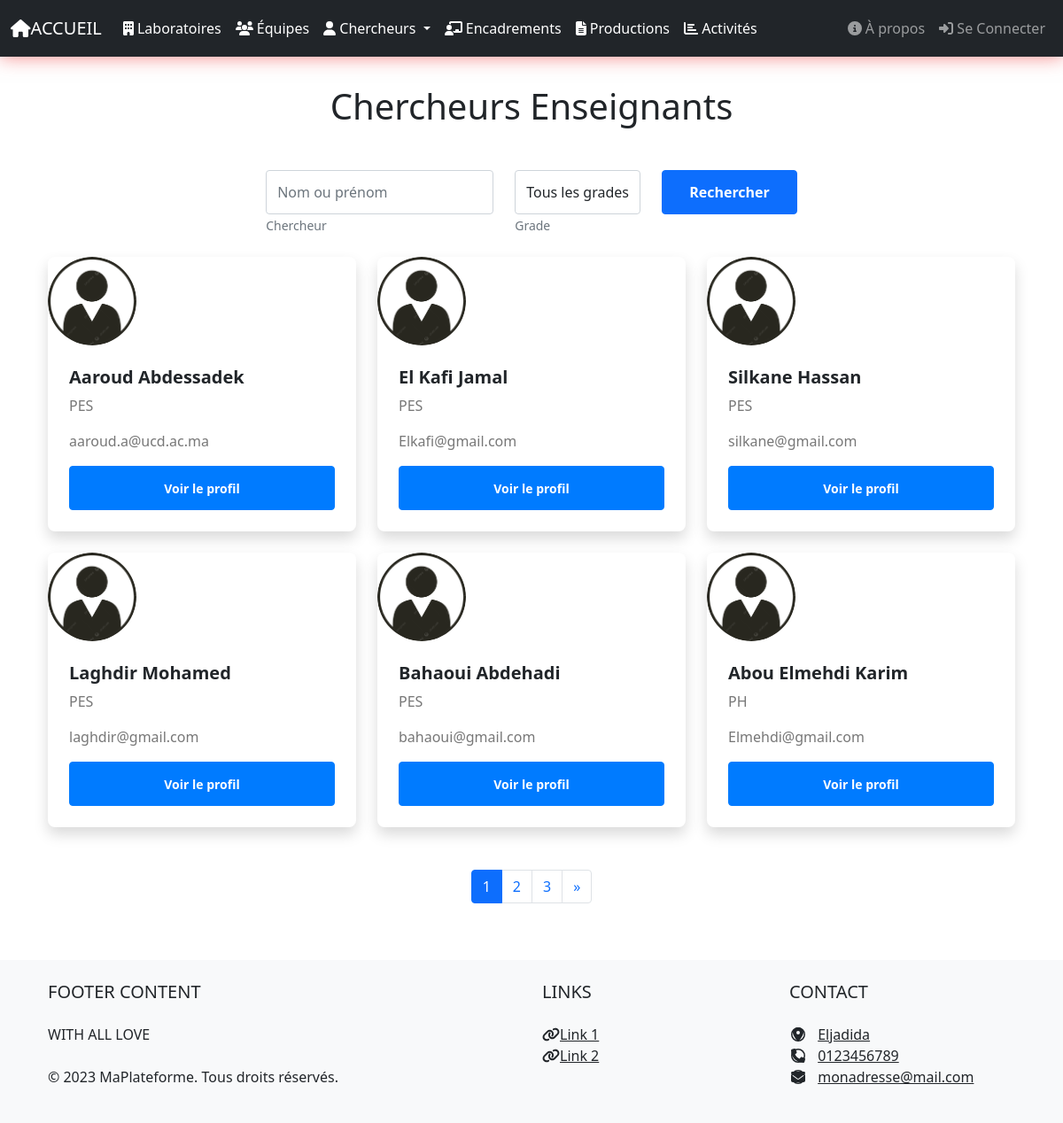
Page /enseignants/ on the committed database.
### structure/models.py (models this page shows, shortened)
class Chercheur(models.Model):
    GRADE_CHOICES = [
        ('PES', 'PES'),
        ('PH', 'PH'),
        ('PA', 'PA'),
        ('Docteur', 'Docteur'),
    ]
    nom = models.CharField(max_length=50)
    prenom = models.CharField(max_length=50)
    grade = models.CharField(max_length=10, choices=GRADE_CHOICES, null=True, blank=True)
    email = models.EmailField(null=True, blank=True)
    equipe = models.ForeignKey(Equipe, on_delete=models.SET_NULL, null=True, blank=True, related_name='equipe_chercheur')
    photo = models.ImageField(upload_to='chercheur_photos/', default='chercheur_photos/chercheur.png', blank=True, null=True)
    fichier = models.FileField(upload_to='chercheur_files/', default='chercheur_files/test_pdf.pdf', blank=True, null=True)
    information = models.TextField(null=True, blank=True)
    annee_inscription = models.IntegerField(null=True, blank=True)
    date_soutenance = models.DateField(null=True, blank=True)
    these = models.CharField(max_length=300, blank=True, null=True)
    encadrant = models.ForeignKey('self', on_delete=models.SET_NULL,null=True,blank=True,related_name='encadrant_doctorant',limit_choices_to={'grade__in': ['PES', 'PH']})
    co_encadrant = models.ForeignKey('self', on_delete=models.SET_NULL, null=True, blank=True, related_name='co_encadrant_doctorant', limit_choices_to={'grade__in': ['PES', 'PH', 'PA']})

### structure/views.py (the view)
# urls.py: path('enseignants/', views.chercheurEns_liste, name='chercheurEns_liste'),
def chercheurEns_liste(request):
    chercheurs = Chercheur.objects.filter(grade__isnull=False)
    grade = request.GET.get('grade')
    if grade:
        chercheurs = chercheurs.filter(grade=grade)
    search_query = request.GET.get('search')
    if search_query:
        chercheurs = chercheurs.filter(nom__icontains=search_query) | chercheurs.filter(prenom__icontains=search_query)
    paginator = Paginator(chercheurs, 6)  # Nombre de chercheurs par page
    page_number = request.GET.get('page')
    page_obj = paginator.get_page(page_number)
    context = {
        'page_obj': page_obj
    }
    return render(request, 'chercheurEns_liste.html', context)

### structure/templates/chercheurEns_liste.html (shortened to what this page needs)
{% extends 'base.html' %}
{% block content %}
<section class="py-5">
  <div class="container">
    <h1 class="text-center mb-5">Chercheurs Enseignants</h1>
        <form method="get" action="{% url 'chercheurEns_liste' %}" class="mb-4">
          <div class="row justify-content-center">
            <div class="col-md-auto">
              <div class="form-group mb-0">
                <input type="text" name="search" id="search" class="form-control" placeholder="Nom ou prénom" value="{{ request.GET.search }}">
                <small class="form-text text-muted">Chercheur</small>
              </div>
            </div>
            <div class="col-md-auto">
              <div class="form-group mb-0">
                <select name="grade" id="grade" class="form-control">
                  <option value="">Tous les grades</option>
                </select>
                <small class="form-text text-muted">Grade</small>
              </div>
            </div>
            <div class="col-md-auto">
                <button type="submit" class="btn btn-primary btn-block">Rechercher</button>
            </div>
          </div>
        </form>
    <div class="row">
      {% for chercheur in page_obj %}
        <div class="col-md-4 mb-4">
          <div class="card h-100 border-0 shadow chercheur-card">
            <img src="{{ chercheur.photo.url }}" class="card-img-top" alt="{{ chercheur.nom }} {{ chercheur.prenom }}">
            <div class="card-body">
              <h5 class="card-title">{{ chercheur.nom }} {{ chercheur.prenom }}</h5>
              <p class="card-text">{{ chercheur.grade }}</p>
              <p class="card-text">{{ chercheur.email }}</p>
              <a href="{% url 'chercheurEns_detail' chercheur.id %}" class="btn btn-primary btn-sm btn-voir-profil">Voir le profil</a>
            </div>
          </div>
        </div>
      {% endfor %}
    </div>
    <nav aria-label="Pagination">
      <ul class="pagination justify-content-center mt-4">
        {% for num in page_obj.paginator.page_range %}
          {% if page_obj.number == num %}
            <li class="page-item active" aria-current="page">
              <a class="page-link" href="?page={{ num }}{% if request.GET.grade %}&grade={{ request.GET.grade }}{% endif %}{% if request.GET.search %}&search={{ request.GET.search }}{% endif %}">{{ num }}</a>
            </li>
          {% else %}
            <li class="page-item">
              <a class="page-link" href="?page={{ num }}{% if request.GET.grade %}&grade={{ request.GET.grade }}{% endif %}{% if request.GET.search %}&search={{ request.GET.search }}{% endif %}">{{ num }}</a>
            </li>
          {% endif %}
        {% endfor %}
        {% if page_obj.has_next %}
          <li class="page-item">
            <a class="page-link" href="?page={{ page_obj.next_page_number }}" aria-label="Page suivante">
              <span aria-hidden="true">&raquo;</span>
            </a>
          </li>
        {% endif %}
      </ul>
    </nav>
  </div>
</section>
{% endblock %}

### structure/templates/chercheurEns_liste.html (style rules this page uses)
.chercheur-card { background-color: #fff; border-radius: 8px; box-shadow: 0 2px 6px rgba(0, 0, 0, 0.1); transition: transform 0.3s ease; }
.chercheur-card .card-img-top { border-radius: 50%; object-fit: cover; width: 100px; height: 100px; }
.chercheur-card .card-body { padding: 1.5rem; }
.chercheur-card .card-title { margin-bottom: 0.5rem; font-weight: bold; }
.chercheur-card .card-text { color: #777; }
.chercheur-card .btn-voir-profil { background-color: #007bff; border-color: #007bff; }
.form-control { height: 50px; border-radius: 4px; }
.btn-primary { height: 50px; border-radius: 4px; padding: 0 30px; font-weight: bold; display: flex; align-items: center; justify-content: center; }

### rows in the picture
Chercheur: photo (picture), nom "Aaroud", prenom "Abdessadek", grade "PES", email "aaroud.a@ucd.ac.ma"
Chercheur: photo (picture), nom "El Kafi", prenom "Jamal", grade "PES", email "Elkafi@gmail.com"
Chercheur: photo (picture), nom "Silkane", prenom "Hassan", grade "PES", email "silkane@gmail.com"
Chercheur: photo (picture), nom "Laghdir", prenom "Mohamed", grade "PES", email "laghdir@gmail.com"
Chercheur: photo (picture), nom "Bahaoui", prenom "Abdehadi", grade "PES", email "bahaoui@gmail.com"
Chercheur: photo (picture), nom "Abou Elmehdi", prenom "Karim", grade "PH", email "Elmehdi@gmail.com"

### other values in the picture
{{ num }} "1"
{{ num }} "2" "3"
